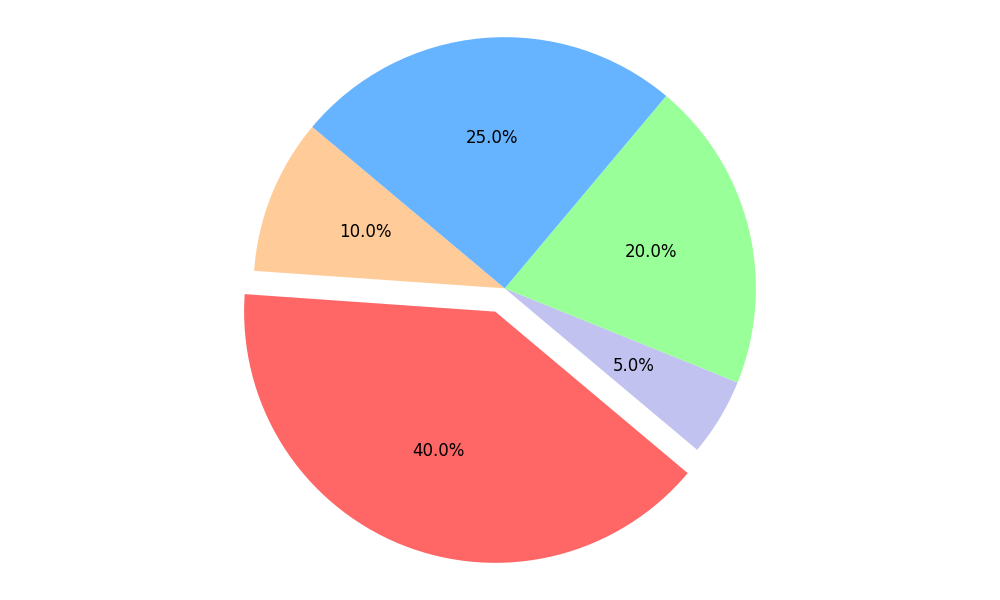

Source code (Python):
import matplotlib.pyplot as plt

creatures = ['Mermaids', 'Dragons', 'Goblins', 'Phoenixes', 'Unicorns']
popularity = [10, 40, 5, 20, 25]
colors = ['#ffcc99', '#ff6666', '#c2c2f0', '#99ff99', '#66b3ff']

fig, ax = plt.subplots(figsize=(10, 6))
wedges, text, autotexts = ax.pie(popularity, colors=colors, autopct='%1.1f%%', startangle=140,
                           explode=[0.1 if p == max(popularity) else 0 for p in popularity])

for i, pct in enumerate(autotexts):
    pct.set_fontsize(12)
    pct.set_color('black')

ax.axis('equal')
plt.tight_layout()
plt.show()
